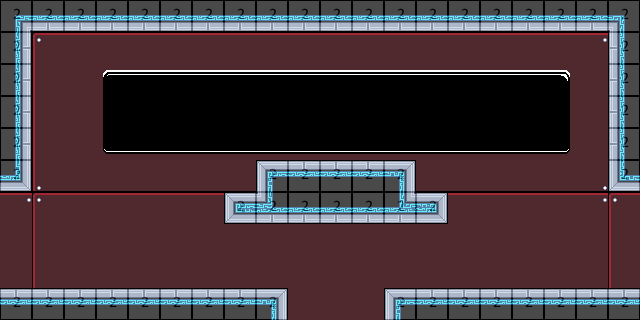

This is a level from a 2D game, rendered from its Tiled map with the project's own tilesets. A one-line summary and the complete map file follow:
An orthogonal 20x10 tile map with 32x32 px tiles, 4 tile layers (bg, mg, fg, collision), 2 tilesets and 7 objects (2x Engineering - Hallway, 2x Engineering - Terraforming Access, 2x Engineering - Systems Access, save).

<map version="2017.05.26" orientation="orthogonal" renderorder="right-down" width="20" height="10" tilewidth="32" tileheight="32" nextobjectid="60">
 <tileset firstgid="1" name="32blocks" tilewidth="32" tileheight="32" tilecount="10" columns="10">
  <image source="32blocks.png" width="320" height="32" />
 </tileset>
 <tileset firstgid="11" name="shipTileset" tilewidth="32" tileheight="32" tilecount="342" columns="19">
  <image source="shipTileset.png" width="608" height="576" />
 </tileset>
 <layer name="bg" width="20" height="10">
  <data encoding="csv">
0,0,0,0,0,0,0,0,0,0,0,0,0,0,0,0,0,0,0,0,
0,274,275,275,275,275,275,275,275,275,275,275,275,275,275,275,275,275,276,0,
0,293,294,249,250,250,250,250,250,250,250,250,250,250,250,250,250,251,295,0,
0,293,294,268,269,269,269,269,269,269,269,269,269,269,269,269,269,270,295,0,
0,293,294,287,288,288,288,288,288,288,288,288,288,288,288,288,288,289,295,0,
0,312,313,313,313,313,313,313,313,313,313,313,313,313,313,313,313,313,314,0,
276,274,275,275,275,275,275,275,275,275,275,275,275,275,275,275,275,275,276,274,
295,293,294,294,294,294,294,294,294,294,294,294,294,294,294,294,294,294,295,293,
295,293,294,294,294,294,294,294,294,294,294,294,294,294,294,294,294,294,295,293,
0,293,294,294,294,294,294,294,294,294,294,294,294,294,294,294,294,294,295,0
</data>
 </layer>
 <layer name="mg" width="20" height="10">
  <data encoding="csv">
94,51,51,51,51,51,51,51,51,51,51,51,51,51,51,51,51,51,51,95,
33,0,0,0,0,0,0,0,0,0,0,0,0,0,0,0,0,0,0,31,
33,0,0,0,0,0,0,0,0,0,0,0,0,0,0,0,0,0,0,31,
33,0,0,0,0,0,0,0,0,0,0,0,0,0,0,0,0,0,0,31,
33,0,0,0,0,0,0,0,0,0,0,0,0,0,0,0,0,0,0,31,
52,0,0,0,0,0,0,0,12,13,13,13,14,0,0,0,0,0,0,50,
0,0,0,0,0,0,0,87,51,51,51,51,51,89,0,0,0,0,0,0,
0,0,0,0,0,0,0,0,0,0,0,0,0,0,0,0,0,0,0,0,
0,0,0,0,0,0,0,0,0,0,0,0,0,0,0,0,0,0,0,0,
13,13,13,13,13,13,13,13,14,0,0,0,12,13,13,13,13,13,13,13
</data>
 </layer>
 <layer name="fg" width="20" height="10">
  <data encoding="csv">
0,0,0,0,0,0,0,0,0,0,0,0,0,0,0,0,0,0,0,0,
0,0,0,0,0,0,0,0,0,0,0,0,0,0,0,0,0,0,0,0,
0,0,0,0,0,0,0,0,0,0,0,0,0,0,0,0,0,0,0,0,
0,0,0,0,0,0,0,0,0,0,0,0,0,0,0,0,0,0,0,0,
0,0,0,0,0,0,0,0,0,0,0,0,0,0,0,0,0,0,0,0,
0,0,0,0,0,0,0,0,0,0,0,0,0,0,0,0,0,0,0,0,
0,0,0,0,0,0,0,0,116,0,0,0,115,0,0,0,0,0,0,0,
0,0,0,0,0,0,0,0,0,0,0,0,0,0,0,0,0,0,0,0,
0,0,0,0,0,0,0,0,0,0,0,0,0,0,0,0,0,0,0,0,
0,0,0,0,0,0,0,0,0,0,0,0,0,0,0,0,0,0,0,0
</data>
 </layer>
 <layer name="collision" width="20" height="10" opacity="0.29">
  <data encoding="csv">
2,2,2,2,2,2,2,2,2,2,2,2,2,2,2,2,2,2,2,2,
2,0,0,0,0,0,0,0,0,0,0,0,0,0,0,0,0,0,0,2,
2,0,0,0,0,0,0,0,0,0,0,0,0,0,0,0,0,0,0,2,
2,0,0,0,0,0,0,0,0,0,0,0,0,0,0,0,0,0,0,2,
2,0,0,0,0,0,0,0,0,0,0,0,0,0,0,0,0,0,0,2,
2,0,0,0,0,0,0,0,2,2,2,2,2,0,0,0,0,0,0,2,
0,0,0,0,0,0,0,2,2,2,2,2,2,2,0,0,0,0,0,0,
0,0,0,0,0,0,0,0,0,0,0,0,0,0,0,0,0,0,0,0,
0,0,0,0,0,0,0,0,0,0,0,0,0,0,0,0,0,0,0,0,
2,2,2,2,2,2,2,2,2,0,0,0,2,2,2,2,2,2,2,2
</data>
 </layer>
 <objectgroup name="Object Layer 1">
  <object id="53" name="save" x="328" y="166" width="14" height="14" />
  <object id="54" name="travel" type="Engineering - Hallway" x="288" y="296" width="94" height="14" />
  <object id="55" name="d" type="Engineering - Hallway" x="388" y="268" width="16" height="14" />
  <object id="56" name="travel" type="Engineering - Terraforming Access" x="8" y="196" width="16" height="88" />
  <object id="57" name="d" type="Engineering - Terraforming Access" x="38.6667" y="264" width="17.3333" height="19.3333" />
  <object id="58" name="travel" type="Engineering - Systems Access" x="617.333" y="194.667" width="17.3333" height="92" />
  <object id="59" name="d" type="Engineering - Systems Access" x="581.333" y="262.667" width="14.6667" height="20" />
 </objectgroup>
</map>
